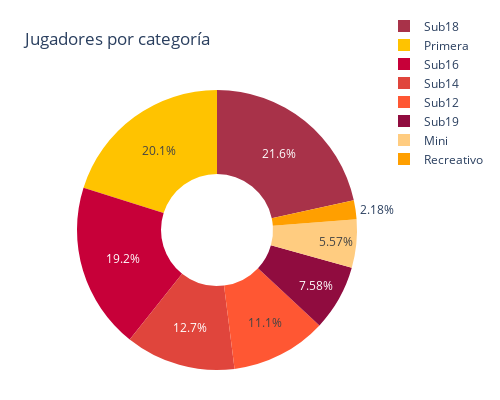

Notebook cell for this chart:
### Code cell
# Datos para el gráfico
pie1_list = media_socios_por_mes.SOCIOS
labels = media_socios_por_mes.CATEGORIA

# Definir la paleta de colores
colors= ['#FFCC80', '#FFC300','#FF9F00', '#FF5733', '#E0453C', '#C70039', '#A83249', '#900C3F', '#731E4E', '#581845']

# Crear la figura de gráfico circular (Pie)
fig = go.Figure(
    data=[
        go.Pie(
            values=pie1_list,
            labels=labels,
            domain={"x": [0, 0]},
            name="Jugadores por categoría",
            hoverinfo="label+percent+name",
            hole=0.4,  # Hacer un gráfico de dona (agregar un hueco en el centro)
            marker={'colors': colors}  # Aplicar la paleta de colores
        )
    ],
    layout={
        "title": "Jugadores por categoría",
        "annotations": [
            {
                "font": {"size": 20},
                "showarrow": False,
                "text": "",
                "x": 0.0,
                "y": 1.0
            },
        ],
        # Ajustar el tamaño del gráfico
        "width": 500,  # Ajusta el ancho
        "height": 400,  # Ajusta la altura
        # Modificar márgenes para reducir el espacio blanco
        "margin": {"l": 50, "r": 50, "t": 50, "b": 30},
        # Ajustar la leyenda para que esté más cerca del gráfico
        "legend": {
            "x": 1,  # Posición X de la leyenda
            "y": 1.28,    # Posición Y de la leyenda
            "orientation": "v"  # Poner la leyenda en vertical
        }
    }
)
# Mostrar el gráfico
fig.show()
pio.write_html(fig, 'Media_juadores_v.html', auto_open=True)

### Figure 1 — Plotly figure (JSON) as saved in the notebook; plotly's stock layout.template omitted (floating-point values rounded to 4 significant figures)
{"data": [{"domain": {"x": [0, 0]}, "hole": 0.4, "hoverinfo": "label+percent+name", "labels": ["Mini", "Primera", "Recreativo", "Sub12", "Sub14", "Sub16", "Sub18", "Sub19"], "marker": {"colors": ["#FFCC80", "#FFC300", "#FF9F00", "#FF5733", "#E0453C", "#C70039", "#A83249", "#900C3F", "#731E4E", "#581845"]}, "name": "Jugadores por categoría", "type": "pie", "values": [7.111, 25.67, 2.778, 14.11, 16.22, 24.44, 27.56, 9.667]}], "layout": {"annotations": [{"font": {"size": 20}, "showarrow": false, "text": "", "x": 0, "y": 1}], "height": 400, "legend": {"orientation": "v", "x": 1, "y": 1.28}, "margin": {"b": 30, "l": 50, "r": 50, "t": 50}, "title": {"text": "Jugadores por categoría"}, "width": 500}}
